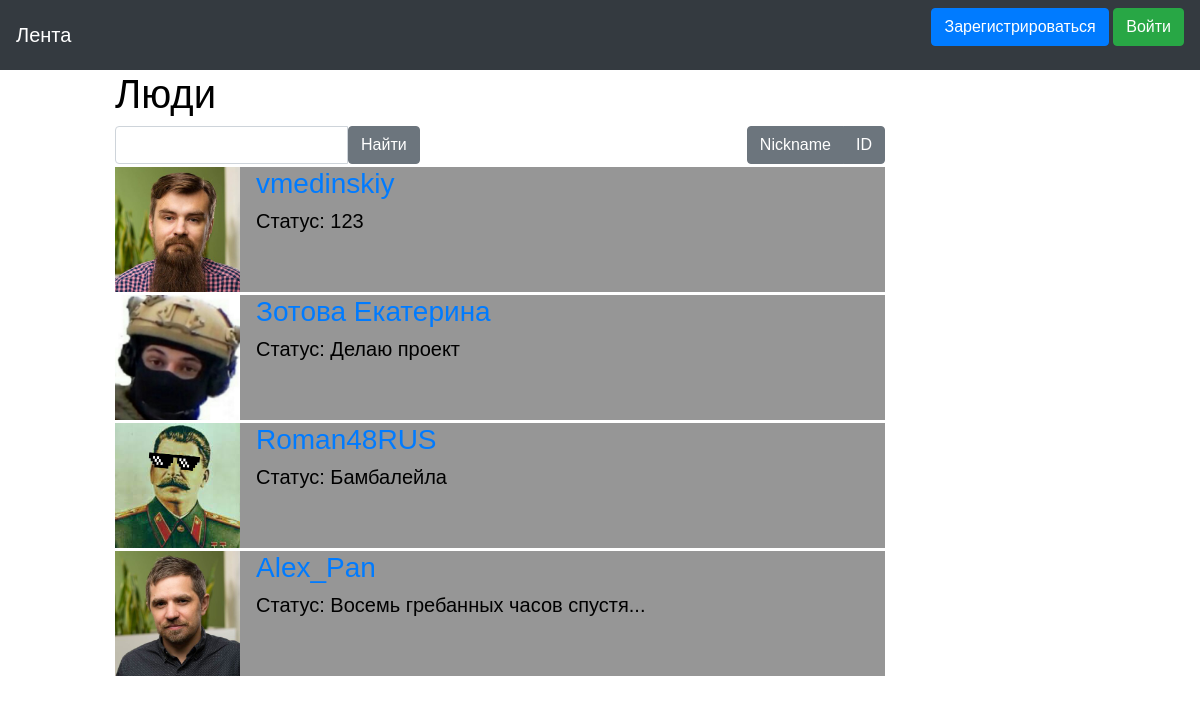
Screenshot of /people with the database file from the repository.
### data/users.py (models this page shows, shortened)
class User(SqlAlchemyBase, UserMixin, SerializerMixin):
    __tablename__ = 'users'
    id = sqlalchemy.Column(sqlalchemy.Integer,
                           primary_key=True, autoincrement=True)
    name = sqlalchemy.Column(sqlalchemy.String, nullable=True)
    status = sqlalchemy.Column(sqlalchemy.String, nullable=True)
    email = sqlalchemy.Column(sqlalchemy.String,
                              index=True, unique=True, nullable=True)
    hashed_password = sqlalchemy.Column(sqlalchemy.String, nullable=True)
    created_date = sqlalchemy.Column(sqlalchemy.DateTime,
                                     default=datetime.datetime.now)
    friends = sqlalchemy.Column(sqlalchemy.String, nullable=True)
    avatar = sqlalchemy.Column(sqlalchemy.String,
                               default='/static/img/backgrounds/default.png')
    liked_news = sqlalchemy.Column(sqlalchemy.VARCHAR, nullable=True)
    liked_photos = sqlalchemy.Column(sqlalchemy.VARCHAR, nullable=True)
    background = sqlalchemy.Column(sqlalchemy.String, default='/static/img/backgrounds/default.png')
    theme = sqlalchemy.Column(sqlalchemy.Boolean, default=1)
    albums = sqlalchemy.Column(sqlalchemy.VARCHAR)

### main.py (the view)
@app.route("/people", methods=["GET", "POST"])
def get_people():
    form = UsersForm()
    js = url_for("static", filename="js/bs-custom-file-input.js")
    session = db_session.create_session()
    users = session.query(User)
    find_string = request.form.get("find_string")
    if form.validate_on_submit():
        if form.find_string.data:
            users = session.query(User).filter(User.name.like(f'%{find_string}%'))
        else:
            users = session.query(User)
    return render_template("people.html", form=form, users=users, title='Люди', base=get_base(),
                           js=js)

### main.py
class UsersForm(FlaskForm):
    find_string = StringField('Поиск людей')
    submit = SubmitField('Найти')

class BaseForm(FlaskForm):
    background = ""
    text_color = 'white'
    back = '#0a0a0a'
    back_color = '#646464'
    font_white = "white"
    js_for_files = ""

### data/db_session.py (called while the page is built)
def create_session() -> Session:
    global __factory
    return __factory()

### main.py (called while the page is built)
def get_base():
    base = BaseForm()
    if current_user.is_authenticated:
        base.background = current_user.background
        base.text_color = 'white' if not current_user.theme else 'black'
        base.back = '#0a0a0a' if not current_user.theme else '#f5f5f5'
        base.back_color = '#1e1e1e' if not current_user.theme else '#969696'
    else:
        base.background = ""
        base.text_color = 'black'
        base.back = '#0a0a0a'
        base.back_color = '#969696'
    base.js_for_files = url_for("static", filename="js/bs-custom-file-input.js")
    return base

### templates/people.html (shortened to what this page needs)
{% extends "base.html" %}
{% block content %}
<div class="col-8">
<h1>Люди</h1>
<div class="btn-toolbar justify-content-between" role="toolbar"
     aria-label="Toolbar with button groups">
    <form action="" method="post">
        <div class="input-group">
            {{ form.find_string(class="form-control") }}
            {{ form.submit(type="submit", class="btn btn-secondary") }}
        </div>
    </form>
    <div class="btn-group mp-3" role="group" aria-label="Third group">
        <button type="radio" class="btn btn-secondary checked">Nickname</button>
        <button type="radio" class="btn btn-secondary">ID</button>
    </div>
</div>
{% for item in users%}
<div class="col-100">
    <div class="block">
        <div class="media">
            <img src={{item.avatar}} class="align-self-start mr-3" alt={{item.name}} width="125"
                 height="125">
            <div class="media-body">
                <h3 class="mt-0"><a href="/profile/{{ item.id }}"> {{item.name}} </a></h3>
                <h5 class="mt-1">Статус: {{item.status}}</h5>
            </div>
        </div>
    </div>
</div>
{% endfor %}
</div>
{% endblock %}

### rows the page displays
User: avatar (picture), name "vmedinskiy", status "123"
User: avatar (picture), name "Зотова Екатерина", status "Делаю проект"
User: avatar (picture), name "Roman48RUS", status "Бамбалейла"
User: avatar (picture), name "Alex_Pan", status "Восемь гребанных часов спустя..."
